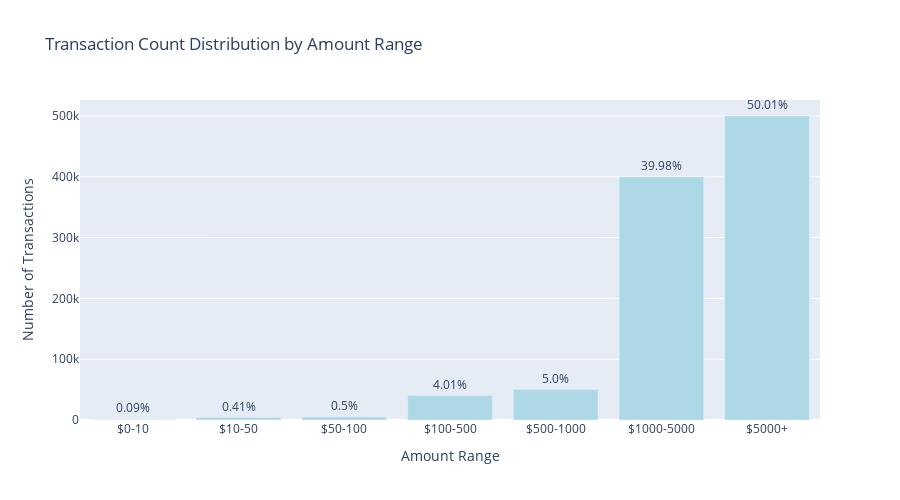

Notebook source saved alongside this figure:
### Code cell
# Visualize amount distribution
fig = go.Figure()

fig.add_trace(go.Bar(
    x=df_amount_dist['amount_bucket'],
    y=df_amount_dist['transaction_count'],
    name='Transaction Count',
    marker_color='lightblue',
    text=df_amount_dist['pct_of_transactions'].apply(lambda x: f'{x}%'),
    textposition='outside'
))

fig.update_layout(
    title='Transaction Count Distribution by Amount Range',
    xaxis_title='Amount Range',
    yaxis_title='Number of Transactions',
    height=500
)
fig.show()

### Figure 1 — Plotly figure (JSON) as saved in the notebook; plotly's stock layout.template omitted (floating-point values rounded to 4 significant figures)
{"data": [{"marker": {"color": "lightblue"}, "name": "Transaction Count", "text": ["0.09%", "0.41%", "0.5%", "4.01%", "5.0%", "39.98%", "50.01%"], "textposition": "outside", "type": "bar", "x": ["$0-10", "$10-50", "$50-100", "$100-500", "$500-1000", "$1000-5000", "$5000+"], "y": [913, 4066, 4978, 40143, 49991, 399845, 500064]}], "layout": {"height": 500, "title": {"text": "Transaction Count Distribution by Amount Range"}, "xaxis": {"title": {"text": "Amount Range"}}, "yaxis": {"title": {"text": "Number of Transactions"}}}}
